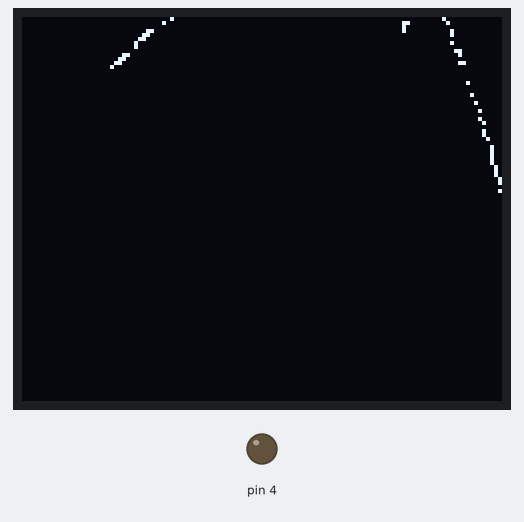
Simulated run of this sketch. Board: Arduino Uno, built with avr-gcc and run on an emulated ATmega328P. Parts: 120×96 one-colour display, output pins drawn as LEDs (lit = HIGH). Random numbers use the default seed unless the sketch sets one.

Above: at 9.11 s.
At 20.8 s:
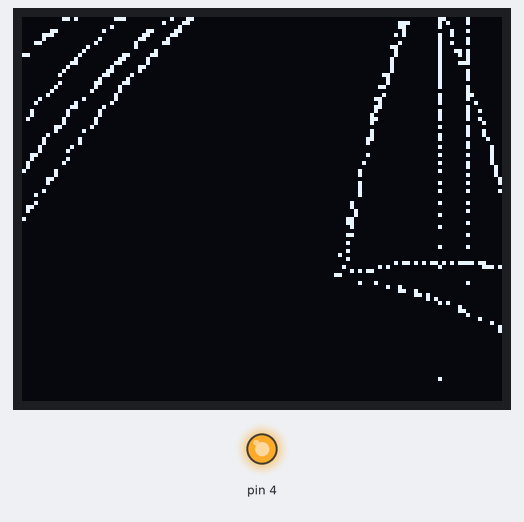
At 23.6 s:
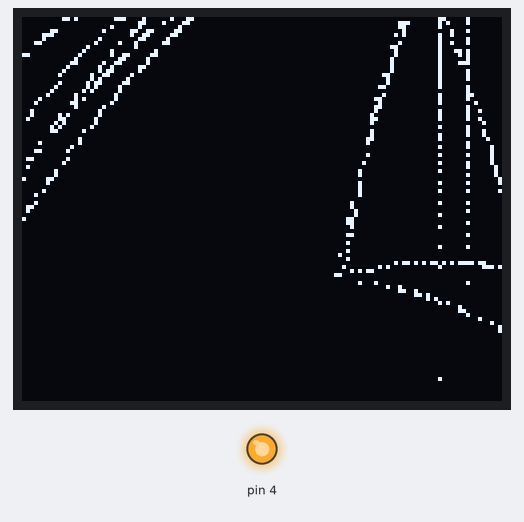
At 32.8 s:
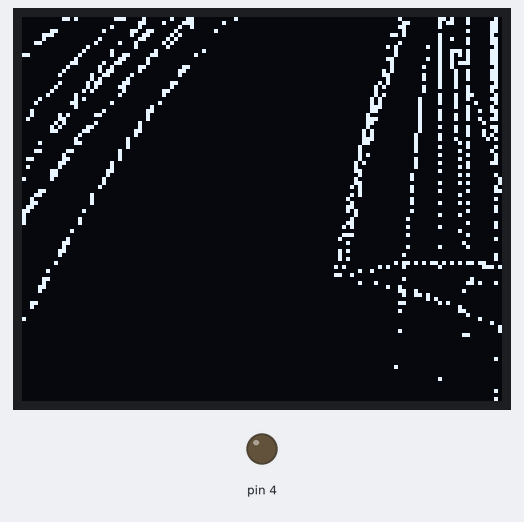
Timing chart, 0 to 38.0 s (numbered marks = the images above):
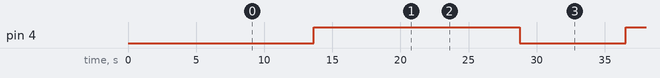

The sketch:

pinball.ino
```cpp
#include <TVout.h>
#include <fontALL.h>

TVout TV;

struct ball_movement {
  float position[2];
  float delta[2];
};

#define ORIGIN_X -30
#define ORIGIN_Y 65

ball_movement balls[10];

float EPS = 0.00001;

void vec2add(float out[], float a[], float b[]) {
  out[0] = a[0] + b[0];
  out[1] = a[1] + b[1];
}

void vec2sub(float out[], float a[], float b[]) {
  out[0] = a[0] - b[0];
  out[1] = a[1] - b[1];
}

void vec2copy(float out[], float a[]) {
  out[0] = a[0];
  out[1] = a[1];
}

void vec2scale(float out[], float a[], float k) {
  out[0] = a[0] * k;
  out[1] = a[1] * k;
}

float vec2dot(float a[], float b[]) { return a[0] * b[0] + a[1] * b[1]; }

float vec2cross(float a[], float b[]) { return a[1] * b[0] - a[0] * b[1]; }

int tvCX;
int tvCY;

int frameCount = 0;
#define MAX_FRAME_COUNT 6000 // a thousand frames is about half a minute?

struct bumperCircle {
  float center[2];
  float radius;
};

float ball_d_angle = 0;

float circleOffset_box[] = {25, 25};

float angle_unit[2];
float angle_unit_cross[2];

// float tmp_pos[2];

unsigned int bumpCount = 0;

bumperCircle mainBumperCircle = {{0, 0}, 10};

float leftWallNormal[] = {1, 0};
float rightWallNormal[] = {-1, 0};
float bottomWallNormal[] = {0, 1};

void resetEnvironment() {
  float circleRadiusAdd = 5.0 * random(0, 10000) * 0.0001 -
                          1.0; // -1..4 range before exponentiation
  float circleRadius =
      25 + circleRadiusAdd * circleRadiusAdd * circleRadiusAdd *
               circleRadiusAdd; // exponential randomness (-1..256)

  ball_d_angle = M_PI * random(-10000, 10000) * 0.0001;

  angle_unit[0] = cos(ball_d_angle);
  angle_unit[1] = sin(ball_d_angle);
  angle_unit_cross[0] = -angle_unit[1];
  angle_unit_cross[1] = angle_unit[0];

  vec2scale(mainBumperCircle.center, angle_unit,
            circleRadius + circleOffset_box[0] * 0.2);

  float box[2];
  vec2scale(box, angle_unit,
            circleOffset_box[0] * random(-10000, 10000) * 0.0001);
  vec2add(mainBumperCircle.center, mainBumperCircle.center, box);

  vec2scale(box, angle_unit_cross,
            circleOffset_box[1] * random(-10000, 10000) * 0.0001);
  vec2add(mainBumperCircle.center, mainBumperCircle.center, box);

  mainBumperCircle.radius = circleRadius;
}

void resetBall(float ball[], float ball_d[]) {
  // spawn ball on a line towards center, offscreen
  vec2scale(ball, angle_unit, -70 - random(0, 10000) * 0.0001 * 40);

  // jitter the initial speed
  float box[2];
  float boost =
      0.22 * (angle_unit[1] + 1); // accelerate slightly if coming from below
  vec2scale(ball_d, angle_unit, 0.12 + boost);

  vec2scale(box, angle_unit, 0.08 * random(-10000, 10000) * 0.0001);
  vec2add(ball_d, ball_d, box);

  vec2scale(box, angle_unit_cross, 0.35 * random(-10000, 10000) * 0.0001);
  vec2add(ball_d, ball_d, box);

  ball_d[1] +=
      0.1 * abs(angle_unit[0]); // aim a bit up to compensate for gravity
}

// inspired by
// stackoverflow.com/questions/1073336/circle-line-segment-collision-detection-algorithm
float applyBumperCircle(float ball[], float ball_d[], float portion,
                        struct bumperCircle *circle) {
  float f[2];
  vec2sub(f, ball, circle->center);

  float a = vec2dot(ball_d, ball_d);
  float b = 2 * vec2dot(f, ball_d);
  float c = vec2dot(f, f) - circle->radius * circle->radius;

  float discriminant = b * b - 4 * a * c;

  if (discriminant <= 0) {
    return portion;
  }

  float t1 = (-b - sqrt(discriminant)) / (2 * a);

  if (t1 >= -0.1 && t1 < portion) {
    return t1;
  }

  return portion;
}

float applyWall(float ball[], float ball_d[], float portion, float normal[],
                float offset) {
  // bounce?
  float bottomPos = vec2dot(ball, normal);
  float bottomPos_rel = bottomPos - offset;
  float bottomPos_d = -vec2dot(ball_d, normal);

  // see if our (portioned) delta will "eat away" at any distance we have left
  if (bottomPos_d > 0 && bottomPos_rel < portion * bottomPos_d) {
    // return portion of travel
    return bottomPos_rel / bottomPos_d;
  }

  return portion;
}

void physicsStep(float ball[], float ball_d[], bool *hadCollision) {
  // default collision result
  *hadCollision = false;

  // add gravity
  ball_d[1] -= 0.001;

  if (ball[1] <= -150) {
    resetBall(ball, ball_d);
  }

  float travelPortion = 1;

  float nextX = ball[0] + ball_d[0];
  float nextY = ball[1] + ball_d[1];

  int iterCount = 0;
  do {
    iterCount += 1;

    float closestPortion = travelPortion;
    float *closestBumperNormal = 0;
    struct bumperCircle *closestBumperCircle = 0;

    // float leftWallPortion = applyWall(ball, ball_d, travelPortion,
    // leftWallNormal, -56);

    // if (leftWallPortion < closestPortion) {
    //   closestPortion = leftWallPortion;
    //   closestBumperNormal = leftWallNormal;
    // }

    // float rightWallPortion = applyWall(ball, ball_d, travelPortion,
    // rightWallNormal, -56);

    // if (rightWallPortion < closestPortion) {
    //   closestPortion = rightWallPortion;
    //   closestBumperNormal = rightWallNormal;
    // }

    // float bottomWallPortion = applyWall(ball, ball_d, travelPortion,
    // bottomWallNormal, -40);

    // if (bottomWallPortion < closestPortion) {
    //   closestPortion = bottomWallPortion;
    //   closestBumperNormal = bottomWallNormal;
    // }

    float mod1BumperCirclePortion =
        applyBumperCircle(ball, ball_d, travelPortion, &mainBumperCircle);

    if (mod1BumperCirclePortion < closestPortion) {
      closestPortion = mod1BumperCirclePortion;
      closestBumperCircle = &mainBumperCircle;
    }

    // snip away portion we can travel
    ball[0] += closestPortion * ball_d[0];
    ball[1] += closestPortion * ball_d[1];

    travelPortion -= closestPortion;

    // hacky solution to being computationally "stuck"
    // @todo improve?
    if (closestPortion == 0) {
      travelPortion -= 0.05;
    }

    // apply bumper restitution (circles are done last, so they are checked
    // first)
    if (closestBumperCircle != 0) {
      float normal[2];

      vec2sub(normal, ball, closestBumperCircle->center);
      float normalLen = sqrt(vec2dot(normal, normal));
      normal[0] /= normalLen;
      normal[1] /= normalLen;

      // @todo make reusable function
      float normalVel = vec2dot(ball_d, normal);

      // non-linear damping
      float dampenedAmount = 2 * normalVel + min(0.2, -normalVel);
      ball_d[0] -= dampenedAmount * normal[0];
      ball_d[1] -= dampenedAmount * normal[1];

      // draw "reaction" dot
      // float reactionDist =
      //     normalVel * (20.0 + 10.0 * random(-10000, 10000) * 0.0001);
      // if (reactionDist < -1.0) {
      //   vec2scale(tmp_pos, normal, reactionDist);
      //   vec2add(tmp_pos, ball, tmp_pos);
      //   drawBall(tmp_pos); // reuse ball drawing function
      // }

      *hadCollision = true;
    } else if (closestBumperNormal != 0) {
      float normalVel = vec2dot(ball_d, closestBumperNormal);

      // non-linear damping
      float dampenedAmount =
          2 * normalVel +
          min(closestBumperNormal[1] == 0 ? -0.2 : 0.12, -normalVel);
      ball_d[0] -= dampenedAmount * closestBumperNormal[0];
      ball_d[1] -= dampenedAmount * closestBumperNormal[1];

      *hadCollision = true;
    }
  } while (travelPortion > 0 && iterCount < 20);
}

void setup() {
  pinMode(4, OUTPUT);

  TV.begin(NTSC, 120, 96);

  tvCX = TV.hres() / 2;
  tvCY = TV.vres() / 2;

  randomSeed(analogRead(0));

  frameCount = MAX_FRAME_COUNT; // trigger initial reset
}

void loop() {
  if (frameCount < MAX_FRAME_COUNT) {
    frameCount += 1;

    TV.delay_frame(1);

    int processedCount =
        1 + frameCount / 100; // restrict how many balls are processed at first
    bool anyCollision = false;

    for (struct ball_movement *ball = balls;
         ball < (struct ball_movement *)(&balls + 1); ball += 1) {
      // bail out early if needed
      processedCount -= 1;
      if (processedCount <= 0) {
        break;
      }

      // drawBall(ball->position);
      bool ballHadCollision;
      physicsStep(ball->position, ball->delta, &ballHadCollision);
      drawBall(ball->position); // @todo consider proper lines

      anyCollision = anyCollision || ballHadCollision;
    }

    // "render" tick sound
    if (anyCollision) {
      digitalWrite(4, bumpCount % 2);
      bumpCount += 1; // update bump count to alternate speaker value
    }
  } else {
    // produce a noticeable signal reset and re-initialize display
    TV.end();

    delay(500);

    TV.begin(NTSC, 120, 96);

    tvCX = TV.hres() / 2;
    tvCY = TV.vres() / 2;

    // set up scene
    resetEnvironment();

    for (struct ball_movement *ball = balls;
         ball < (struct ball_movement *)(&balls + 1); ball += 1) {
      resetBall(ball->position, ball->delta);
    }

    frameCount = 0;
  }
}

void drawBall(float ball[]) {
  // perform crude clipping to avoid uint8 overflow
  if (abs(ball[0]) < 100 && abs(ball[1]) < 100) {
    float s_ball[2] = {ball[0] + tvCX, tvCY - ball[1]};

    TV.set_pixel(s_ball[0], s_ball[1], INVERT);
  }
}
```

Measured:
- by itself, pin 4: LOW → HIGH at 13.6 s, → LOW 15.1 s later, → HIGH 7.8 s later
